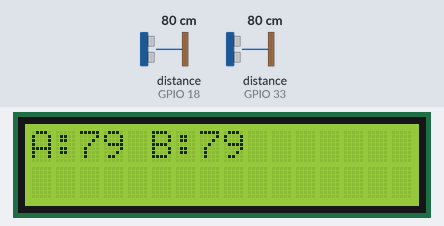
A sketch run on a simulated ESP32. On the bench: 16×2 character LCD. Wiring (inferred from the names in the program): 2 × ultrasonic range finder: trigger GPIO 5, echo GPIO 18 / trigger GPIO 25, echo GPIO 33. The inputs (shaded band) are chosen by the test bench; at power-on: distance to the obstacle (sensors on GPIO 18, GPIO 33) 80 cm. The echo pulse lasts 58.3 µs per cm; WiFi joins after 1.5 s; servers stay silent unless stated; random numbers use the default seed unless the sketch sets one; no MQTT or app messages arrive unless stated; what the sketch prints to the serial monitor is not drawn.

Above: at 2.8 s.
2.9 s: distance to the obstacle (sensor on GPIO 18) set to 2 cm
At 7.7 s:
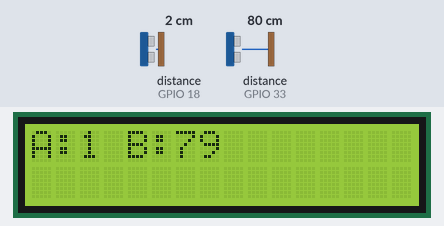
7.8 s: distance to the obstacle (sensor on GPIO 33) set to 2 cm
At 13.8 s:
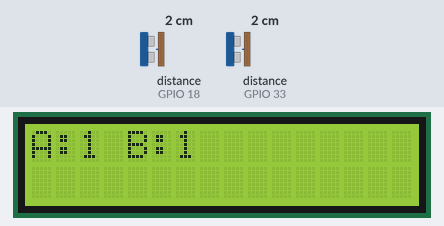
Timing chart, 0 to 15.3 s (numbered marks = the images above; inputs shaded):
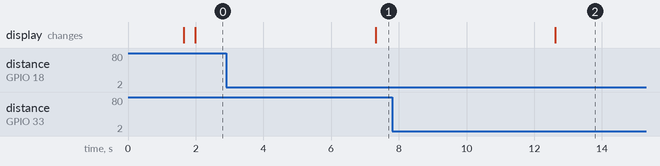

The sketch:

sketch_oct1a_smartbin2_hilirasai.ino
```cpp
#include <WiFi.h>
#include <PubSubClient.h>
#include <ArduinoJson.h>
#include <LiquidCrystal_I2C.h>

// WiFi credentials
const char* ssid = "vivo 1938";
const char* password = "dediprasetya";

// MQTT broker
const char* mqtt_server = "hilirisasi.revolusi-it.com";
const int mqtt_port = 1883;
const char* mqtt_user = "hilirisasi";
const char* mqtt_pass = "penelitianhilirisasi25";

// Ultrasonic pins
#define trigA 5
#define echoA 18
#define trigB 25
#define echoB 33

WiFiClient espClient;
PubSubClient client(espClient);
LiquidCrystal_I2C lcd(0x27, 16, 2);
const int bin_id = 1;

void setup_wifi() {
  WiFi.begin(ssid, password);
  Serial.print("Connecting to WiFi");
  while (WiFi.status() != WL_CONNECTED) {
    delay(500);
    Serial.print(".");
  }
  Serial.println("\nWiFi connected");
  Serial.print("IP: ");
  Serial.println(WiFi.localIP());
}

void reconnect() {
  while (!client.connected()) {
    Serial.print("Connecting to MQTT...");
    String clientId = "ESP32Client-" + String(random(0xffff), HEX);
    if (client.connect(clientId.c_str(), mqtt_user, mqtt_pass)) {
      Serial.println("connected");
    } else {
      Serial.print("failed, rc=");
      Serial.print(client.state());
      Serial.println(" retrying in 5 seconds");
      delay(5000);
    }
  }
}

long medianDistance(int trigPin, int echoPin) {
  long readings[3];
  for (int i = 0; i < 3; i++) {
    digitalWrite(trigPin, LOW);
    delayMicroseconds(2);
    digitalWrite(trigPin, HIGH);
    delayMicroseconds(10);
    digitalWrite(trigPin, LOW);
    readings[i] = pulseIn(echoPin, HIGH, 30000) * 0.034 / 2;
    delay(50);
  }
  for (int i = 0; i < 2; i++) {
    for (int j = i + 1; j < 3; j++) {
      if (readings[i] > readings[j]) {
        long temp = readings[i];
        readings[i] = readings[j];
        readings[j] = temp;
      }
    }
  }
  return readings[1];
}

void setup() {
  Serial.begin(115200);
  pinMode(trigA, OUTPUT);
  pinMode(echoA, INPUT);
  pinMode(trigB, OUTPUT);
  pinMode(echoB, INPUT);

  lcd.init();
  lcd.backlight();
  lcd.print("Connecting...");

  setup_wifi();
  client.setServer(mqtt_server, mqtt_port);
  reconnect();

  lcd.clear();
  lcd.print("Bin Ready");
}

void loop() {
  if (!client.connected()) reconnect();
  client.loop();

  long jarakA = medianDistance(trigA, echoA);
  long jarakB = medianDistance(trigB, echoB);

  StaticJsonDocument<200> doc;
  doc["id"] = bin_id;
  doc["d1"] = jarakA;
  doc["d2"] = jarakB;

  char buffer[200];
  size_t n = serializeJson(doc, buffer);
  client.publish("tong/sensor", buffer, n);

  lcd.clear();
  lcd.setCursor(0, 0);
  lcd.print("A:" + String(jarakA) + " B:" + String(jarakB));
  Serial.print("Sent: ");
  Serial.println(buffer);

  delay(5000);
}
```

Measured:
- after the input at 2.9 s, the display: changes after 4.4 s (image 1)
- after the input at 7.8 s, the display: changes after 4.8 s (image 2)
